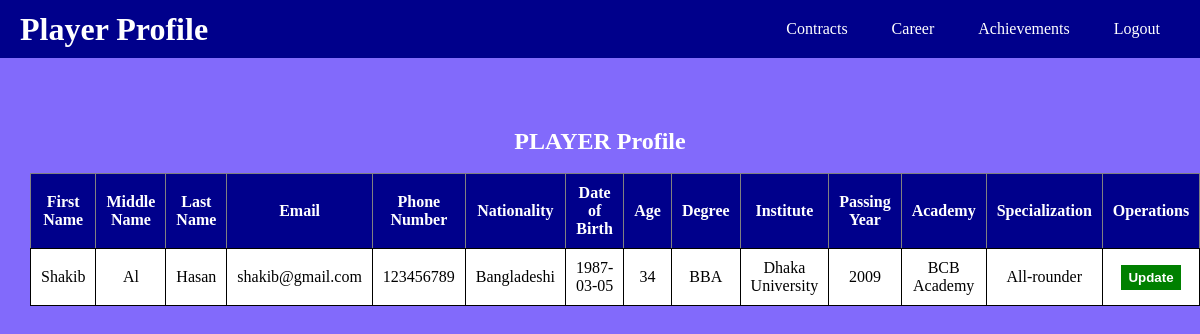
/Cricket-Club-Player-Achievement/player_profile.php (signed in), run on the app's committed database.
### tables this page shows
CREATE TABLE `Player_Login` (
  `login_id` int(11) NOT NULL,
  `player_id` int(11) NOT NULL,
  `username` varchar(255) NOT NULL,
  `password` varchar(255) NOT NULL,
  `usertype` varchar(50) NOT NULL DEFAULT 'player',
  `created_at` timestamp NOT NULL DEFAULT current_timestamp()
);

CREATE TABLE `Player` (
  `player_id` int(11) NOT NULL,
  `first_name` varchar(50) NOT NULL,
  `middle_name` varchar(50) DEFAULT NULL,
  `last_name` varchar(50) NOT NULL,
  `email` varchar(100) NOT NULL,
  `phone_number` varchar(20) NOT NULL,
  `nationality` varchar(50) NOT NULL,
  `dob` date NOT NULL,
  `age` int(11) DEFAULT NULL CHECK (`age` > 12)
);

CREATE TABLE `Player_Education` (
  `player_id` int(11) NOT NULL,
  `degree` varchar(100) NOT NULL,
  `institution` varchar(200) NOT NULL,
  `passing_year` int(11) NOT NULL
);

CREATE TABLE `Player_Training` (
  `player_id` int(11) NOT NULL,
  `academy` varchar(200) NOT NULL,
  `specialization` varchar(100) NOT NULL
);

### Cricket-Club-Player-Achievement/player_profile.php (the view, shortened to what this page needs)
<?php
include("database.php");
$username = $_SESSION['username'];
$query_player = "SELECT * FROM Player_Login NATURAL JOIN Player NATURAL JOIN Player_Education NATURAL JOIN Player_Training NATURAL JOIN Registration WHERE username = '$username'";
$result = mysqli_query($conn, $query_player);
$total = mysqli_num_rows($result);
?>
<!DOCTYPE html>
<html lang="en">
<head>
    <link rel="stylesheet" href="style.css">
</head>
<body>
<div class="navbar">
    <h1>Player Profile</h1>
    <div justify-content-end>
    <a href="display_contracts.php">Contracts</a>
    <a href="career.php">Career</a>
    <a href="award.php">Achievements</a>
    <a class="logout" href="logout.php">Logout</a>
    </div>
</div>
<div class="table-container">
    <?php if ($total > 0) { ?>
        <h2>PLAYER Profile</h2>
        <br>
        <table border="1" cellspacing="7" >
            <tr>
                <th>First Name</th>
                <th>Middle Name</th>
                <th>Last Name</th>
                <th>Email</th>
                <th>Phone Number</th>
                <th>Nationality</th>
                <th>Date of Birth</th>
                <th>Age</th>
                <th>Degree</th>
                <th>Institute</th>
                <th>Passing Year</th>
                <th>Academy</th>
                <th>Specialization</th>
                <th>Operations</th>
            </tr>
            <?php while ($row = mysqli_fetch_assoc($result)) { ?>
                <tr>
                    <td><?php echo $row['first_name']; ?></td>
                    <td><?php echo $row['middle_name']; ?></td>
                    <td><?php echo $row['last_name']; ?></td>
                    <td><?php echo $row['email']; ?></td>
                    <td><?php echo $row['phone_number']; ?></td>
                    <td><?php echo $row['nationality']; ?></td>
                    <td><?php echo $row['dob']; ?></td>
                    <td><?php echo $row['age']; ?></td>
                    <td><?php echo $row['degree']; ?></td>
                    <td><?php echo $row['institution']; ?></td>
                    <td><?php echo $row['passing_year']; ?></td>
                    <td><?php echo $row['academy']; ?></td>
                    <td><?php echo $row['specialization']; ?></td>
                    <td><a href='update.php?player_id=<?php echo $row['player_id']; ?>'><input type='button' value='Update' class='update'></a></td>
                </tr>
            <?php } ?>
        </table>
    <?php } else {
        echo "<p>No records found</p>";
    } ?>
</div>
</body>
</html>

### Cricket-Club-Player-Achievement/style.css (style rules this page uses)
* { margin: 0; padding: 0; box-sizing: border-box; }
body { background-color: rgb(130, 106, 251); padding: 0 10px; }

### Cricket-Club-Player-Achievement/player_profile.php (style rules this page uses)
body { font-family: 'Times New Roman', Times, serif; margin: 0; padding: 0; }
.navbar { display: flex; justify-content: space-between; align-items: center; background-color: darkblue; padding: 10px 20px; overflow: hidden; }
.navbar h1 { color: white; margin: 0; }
.navbar a { text-decoration: none; padding: 10px 20px; color: white; font-size: 16px; }
.table-container { margin: 30px; margin-top: 70px; text-align: center; }
h2 { color: white; }
table { background-color: white; margin: 0 auto; border-collapse: collapse; }
th { background-color: darkblue; color: white; padding: 10px; }
td { padding: 10px; border: 1px solid black; border-radius: 5px; }
.update { background-color: green; color: white; border: 0; outline: none; height: 25px; width: 60px; font-weight: bold; cursor: pointer; }
.logout { display: inline-block; }

### data on the page
player_login: player.first_name "Shakib", player.middle_name "Al", player.last_name "Hasan", player.email "shakib@gmail.com", player.phone_number "123456789", player.nationality "Bangladeshi", player.dob "1987-03-05", player.age "34", player_education.degree "BBA", player_education.institution "Dhaka University", player_education.passing_year "2009", player_training.academy "BCB Academy", player_training.specialization "All-rounder"
